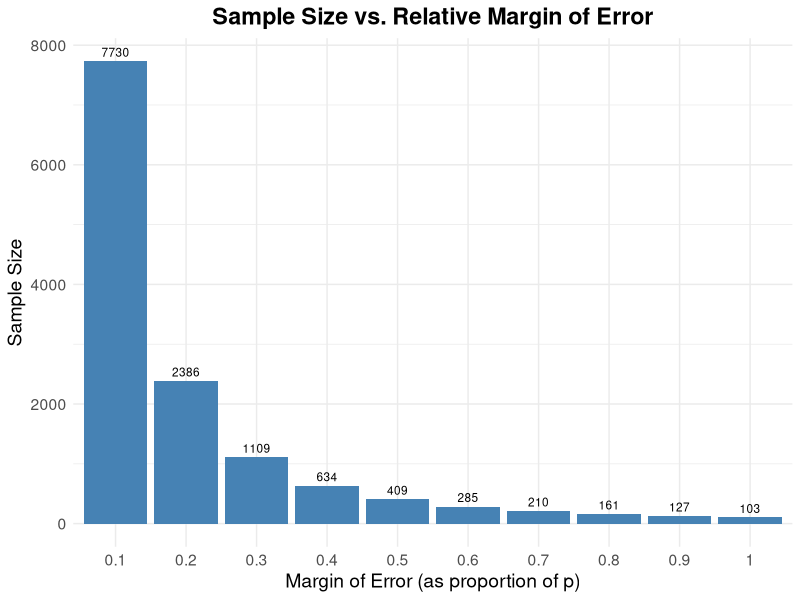

This figure's R source:
## ---- chunk 1
library(ggplot2)
## ---- chunk 2

# Sample size function
sample_size_proportion <- function(p, margin_error, population, z_score = 1.96){
  q <- 1 - p
  z2 <- (z_score)^2
  d2 <- margin_error^2
  N <- (p * q * z2) / d2 
  n <- N / (1 + (N / population))
  
  return(min(N,n))
}

## ---- chunk 3
# Set up
p <- 1091 / 30498
population <- 30498
relative_errors <- seq(0.1, 1, by = 0.1)  # 10% to 100% of p
margin_errors <- p * relative_errors     # Convert to absolute margin of error


# Calculate sample sizes
sample_sizes <- sapply(margin_errors, function(d) {
  sample_size_proportion(p, margin_error = d, population = population)
})

# Make a data frame for plotting
df <- data.frame(
  Relative_Error = relative_errors,
  Sample_Size = round(sample_sizes)
)

# Draw bar plot with labels on top
ggplot(df, aes(x = factor(Relative_Error), y = Sample_Size)) +
  geom_bar(stat = "identity", fill = "steelblue") +
  geom_text(aes(label = Sample_Size), vjust = -0.5, size = 3) +
  labs(
    title = "Sample Size vs. Relative Margin of Error",
    x = "Margin of Error (as proportion of p)",
    y = "Sample Size"
  ) +
  theme_minimal() +
  theme(
    text = element_text(size = 14),
    plot.title = element_text(hjust = 0.5, face = "bold")
  )

